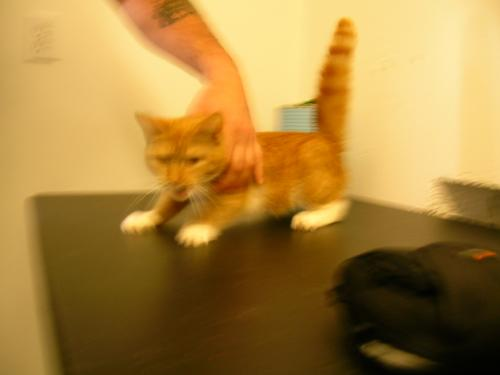
#> input picture ML projects/PetImages/Cat/0.jpg, 500 x 375 px; its folder holds only this picture in this run; the run also reads 1 picture not shown here
$ python EDA.py
#> lines starting #> are read from the running program, lines starting #| are printed output that depends on the picture
import os
from pathlib import Path
from PIL import Image
import matplotlib.pyplot as plt
import seaborn as sns

# Set up dataset path
dataset_path = "./PetImages"

# Initialize counters
class_counts = {'cat': 0, 'dog': 0}
corrupted_images = 0
image_dimensions = []

# Analyze dataset
for class_dir in ['cat', 'dog']:
    dir_path = os.path.join(dataset_path, class_dir)
    for img_path in Path(dir_path).glob('*'):
        try:
            with Image.open(img_path) as img:
#> img is the input picture: PIL image 500x375 RGB; mean R, G, B 167.8, 130, 61.8
                class_counts[class_dir] += 1
                image_dimensions.append(img.size)
        except:
            corrupted_images += 1

# Print dataset summary
print(f"Class counts: {class_counts}")
print(f"Corrupted images: {corrupted_images}")

# Plot class distribution
sns.barplot(x=list(class_counts.keys()), y=list(class_counts.values()))
plt.title('Class Distribution')
plt.xlabel('Class')
plt.ylabel('Number of Images')
plt.show()
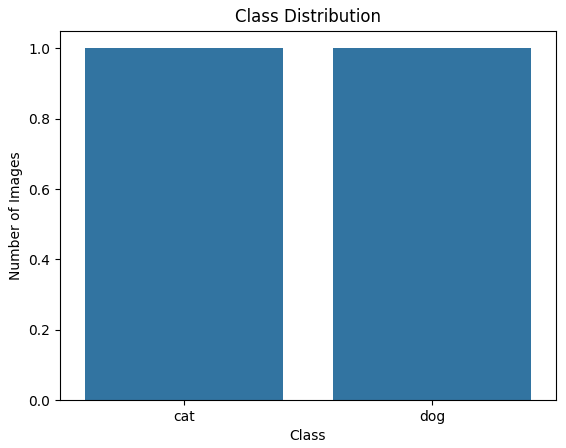
#> figure drawn by matplotlib, 1 panel

# Plot image dimensions
widths, heights = zip(*image_dimensions)
#> widths = (500, 288); heights = (375, 346)
plt.figure(figsize=(10, 5))
plt.subplot(1, 2, 1)
plt.hist(widths, bins=20, color='blue', alpha=0.7)
plt.title('Image Width Distribution')
plt.xlabel('Width')
plt.ylabel('Frequency')

plt.subplot(1, 2, 2)
plt.hist(heights, bins=20, color='green', alpha=0.7)
plt.title('Image Height Distribution')
plt.xlabel('Height')
plt.ylabel('Frequency')

plt.tight_layout()
plt.show()
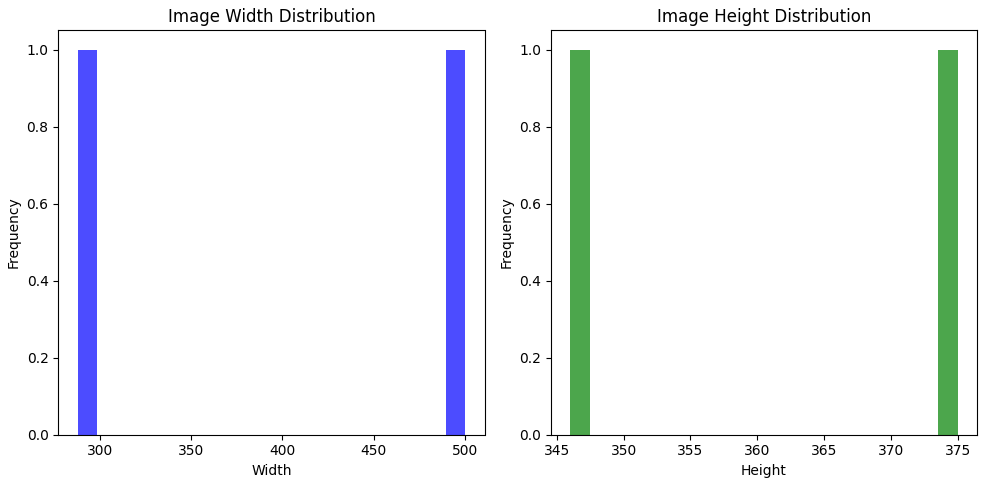
#> figure drawn by matplotlib, 2 panels

# Display sample images
def display_sample_images(class_name, num_samples=5):
    dir_path = os.path.join(dataset_path, class_name)
    sample_images = list(Path(dir_path).glob('*'))[:num_samples]
    plt.figure(figsize=(15, 5))
    for i, img_path in enumerate(sample_images):
        img = Image.open(img_path)
        plt.subplot(1, num_samples, i + 1)
        plt.imshow(img)
        plt.title(class_name)
        plt.axis('off')
    plt.show()

display_sample_images('cat')
display_sample_images('dog')
